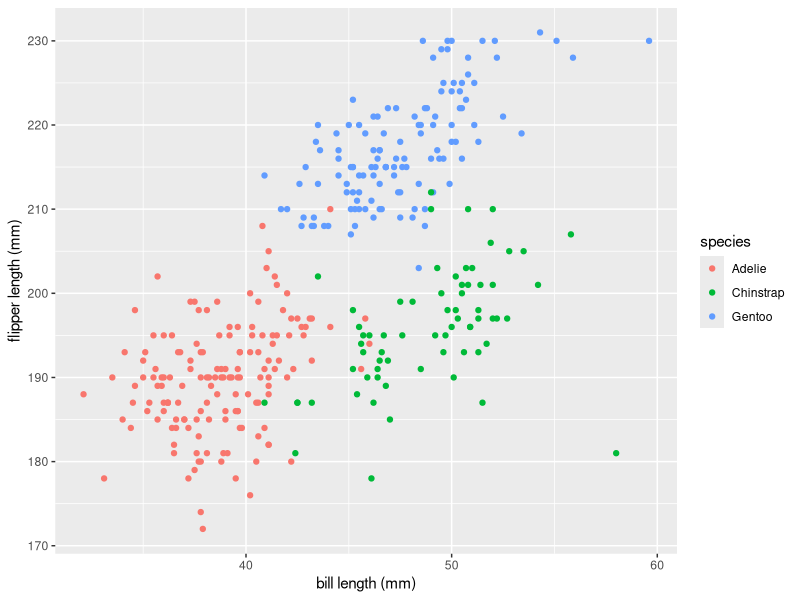
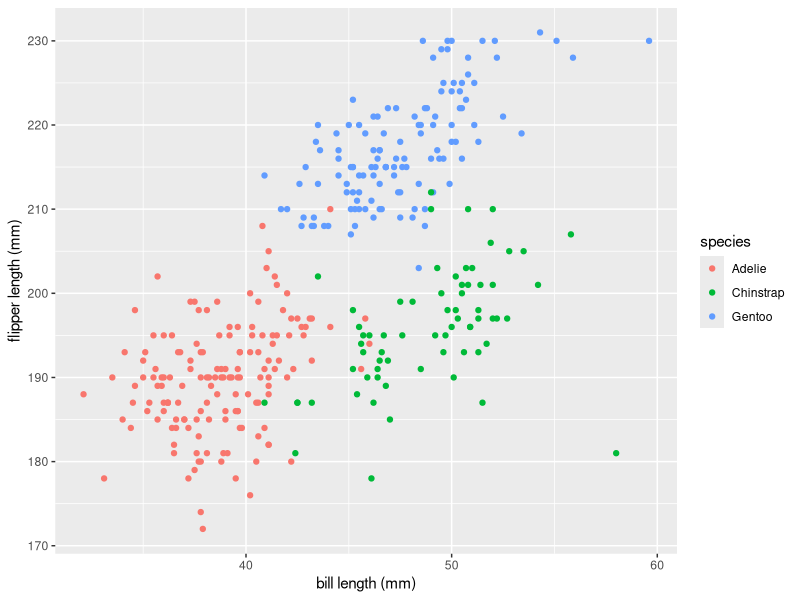

Source code (R) for these figures, in order:
## ---- chunk 1
library(palmerpenguins)
data("penguins", package = "palmerpenguins")
## ---- chunk 2
library(tidyverse)

plot_penguin = tibble(
  x = penguins$bill_length_mm,
  y = penguins$flipper_length_mm,
  species = penguins$species
)

ggplot(plot_penguin, aes(x = x, y = y, color = species)) + 
  geom_point() +
  labs(x = "bill length (mm)", y = "flipper length (mm)", color = "species")

ggsave("scatter_penguin.pdf", height = 4, width = 4 )
## ---- chunk 3
df = tibble(
  random_sample = rnorm(10),
  logical_vector = rnorm(10) > 0,
  character_vector = character(10),
  factor_vector = factor(rep(c("Level1", "Level2", "Level3"), length.out = 10))
)
## ---- chunk 4
mean_random_sample = mean(pull(df, random_sample))
mean_logical_vector = mean(pull(df, logical_vector))
mean_character_vector = mean(pull(df, character_vector))
mean_factor_vector = mean(pull(df, factor_vector))
## ---- chunk 5
logical_numeric = as.numeric(df$logical_vector)
character_numeric = as.numeric(df$character_vector)
factor_numeric = as.numeric(df$factor_vector)
